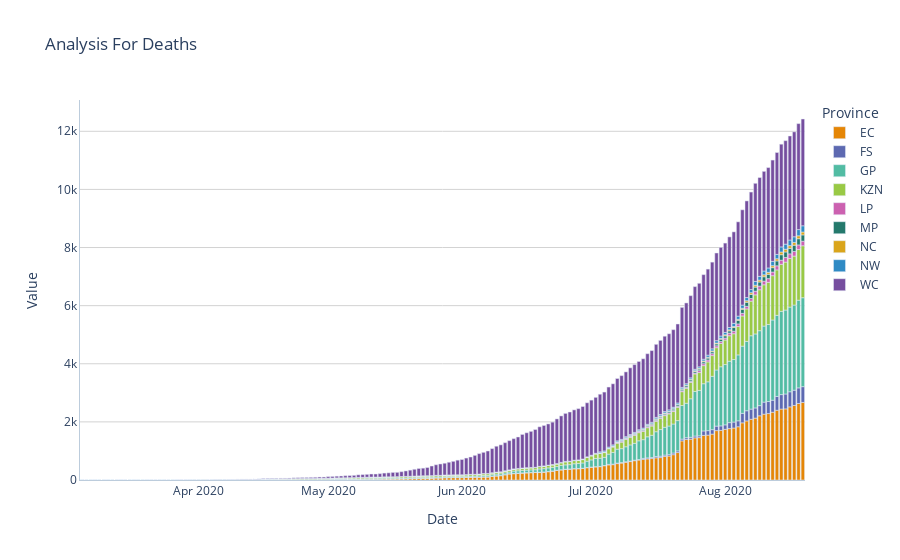

Notebook code for this chart:
### Code cell
fig_analysis_death = px.bar(analysis_states_deaths, title='Analysis For Deaths',
             x='Date', y='Value', color='Province',
             barmode='relative', color_discrete_sequence=colour_series)

fig_analysis_death.update_layout(plot_bgcolor="#FFF")
fig_analysis_death.update_xaxes(linecolor="#BCCCDC")
fig_analysis_death.update_yaxes(linecolor="#BCCCDC", gridcolor='#D3D3D3')

fig_analysis_death.update_traces(hovertemplate=None)
fig_analysis_death.update_layout(hovermode="x")
fig_analysis_death.show()
#plot_analsysis_deaths = plot(fig_analysis_death, output_type='div', include_plotlyjs=False)

### Figure 1 — Plotly figure (JSON) as saved in the notebook; plotly's stock layout.template omitted (floating-point values rounded to 4 significant figures; data arrays with more than 128 entries replaced by an {"elided": "..."} marker saying what was removed)
{"data": [{"alignmentgroup": "True", "legendgroup": "EC", "marker": {"color": "rgb(229, 134, 6)"}, "name": "EC", "offsetgroup": "EC", "orientation": "v", "showlegend": true, "textposition": "auto", "type": "bar", "x": {"elided": "168 str values"}, "xaxis": "x", "y": {"elided": "168 int values"}, "yaxis": "y"}, {"alignmentgroup": "True", "legendgroup": "FS", "marker": {"color": "rgb(93, 105, 177)"}, "name": "FS", "offsetgroup": "FS", "orientation": "v", "showlegend": true, "textposition": "auto", "type": "bar", "x": {"elided": "168 str values"}, "xaxis": "x", "y": {"elided": "168 int values"}, "yaxis": "y"}, {"alignmentgroup": "True", "legendgroup": "GP", "marker": {"color": "rgb(82, 188, 163)"}, "name": "GP", "offsetgroup": "GP", "orientation": "v", "showlegend": true, "textposition": "auto", "type": "bar", "x": {"elided": "168 str values"}, "xaxis": "x", "y": {"elided": "168 int values"}, "yaxis": "y"}, {"alignmentgroup": "True", "legendgroup": "KZN", "marker": {"color": "rgb(153, 201, 69)"}, "name": "KZN", "offsetgroup": "KZN", "orientation": "v", "showlegend": true, "textposition": "auto", "type": "bar", "x": {"elided": "168 str values"}, "xaxis": "x", "y": {"elided": "168 int values"}, "yaxis": "y"}, {"alignmentgroup": "True", "legendgroup": "LP", "marker": {"color": "rgb(204, 97, 176)"}, "name": "LP", "offsetgroup": "LP", "orientation": "v", "showlegend": true, "textposition": "auto", "type": "bar", "x": {"elided": "168 str values"}, "xaxis": "x", "y": {"elided": "168 int values"}, "yaxis": "y"}, {"alignmentgroup": "True", "legendgroup": "MP", "marker": {"color": "rgb(36, 121, 108)"}, "name": "MP", "offsetgroup": "MP", "orientation": "v", "showlegend": true, "textposition": "auto", "type": "bar", "x": {"elided": "168 str values"}, "xaxis": "x", "y": {"elided": "168 int values"}, "yaxis": "y"}, {"alignmentgroup": "True", "legendgroup": "NC", "marker": {"color": "rgb(218, 165, 27)"}, "name": "NC", "offsetgroup": "NC", "orientation": "v", "showlegend": true, "textposition": "auto", "type": "bar", "x": {"elided": "168 str values"}, "xaxis": "x", "y": {"elided": "168 int values"}, "yaxis": "y"}, {"alignmentgroup": "True", "legendgroup": "NW", "marker": {"color": "rgb(47, 138, 196)"}, "name": "NW", "offsetgroup": "NW", "orientation": "v", "showlegend": true, "textposition": "auto", "type": "bar", "x": {"elided": "168 str values"}, "xaxis": "x", "y": {"elided": "168 int values"}, "yaxis": "y"}, {"alignmentgroup": "True", "legendgroup": "WC", "marker": {"color": "rgb(118, 78, 159)"}, "name": "WC", "offsetgroup": "WC", "orientation": "v", "showlegend": true, "textposition": "auto", "type": "bar", "x": {"elided": "168 str values"}, "xaxis": "x", "y": {"elided": "168 int values"}, "yaxis": "y"}], "layout": {"barmode": "relative", "hovermode": "x", "legend": {"title": {"text": "Province"}, "tracegroupgap": 0}, "plot_bgcolor": "#FFF", "title": {"text": "Analysis For Deaths"}, "xaxis": {"anchor": "y", "domain": [0, 1], "linecolor": "#BCCCDC", "title": {"text": "Date"}}, "yaxis": {"anchor": "x", "domain": [0, 1], "gridcolor": "#D3D3D3", "linecolor": "#BCCCDC", "title": {"text": "Value"}}}}
